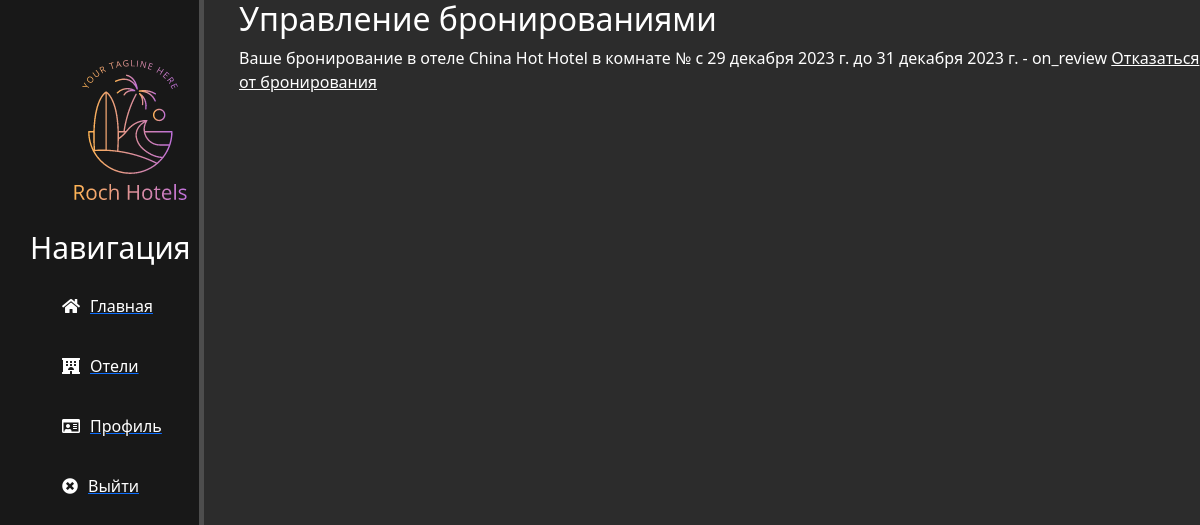
Before: /manage-bookings/ (signed in) with the older database file.
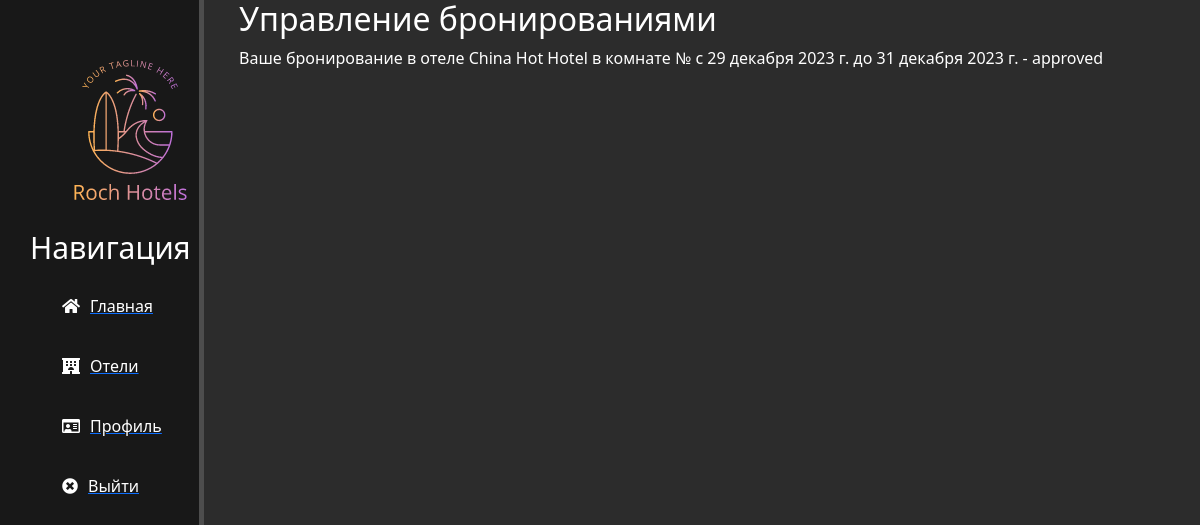
After: the same page with the newer database file.
### main/models.py (models this page shows, shortened)
class Booking(models.Model):
    STATUS_CHOICES = [
        ('on_review', 'На рассмотрении'),
        ('approved', 'Одобрено'),
        ('rejected', 'Отклонено'),
    ]
    user = models.ForeignKey(User, on_delete=models.CASCADE)
    room = models.ForeignKey(Room, on_delete=models.CASCADE)
    check_in_date = models.DateField()
    check_out_date = models.DateField()
    created_at = models.DateTimeField(auto_now_add=True)
    updated_at = models.DateTimeField(auto_now=True)
    deleted_at = models.DateTimeField(null=True, blank=True)
    deleted = models.BooleanField(default=False)
    status = models.CharField(max_length=20, choices=STATUS_CHOICES, default='on_review')

class Room(models.Model):
    ROOM_TYPES = [
        ('Standart', 'Standart'),
        ('Bedroom', 'Bedroom'),
        ('Superior', 'Superior'),
        ('Studio', 'Studio'),
        ('Family Room', 'Family Room'),
        ('Family Studio', 'Family Studio'),
        ('Suite', 'Suite'),
        ('Junior Suite', 'Junior Suite'),
        ('De Luxe', 'De Luxe'),
        ('Executive Suite', 'Executive Suite'),
        ('Business Room', 'Business Room'),
        ('Connected Room', 'Connected Room'),
        ('Duplex', 'Duplex'),
        ('Apartment', 'Apartment'),
        ('King Suites', 'King Suites'),
        ('President Suites', 'President Suites'),
    ]
    hotel = models.ForeignKey(Hotel, on_delete=models.CASCADE)
    room_type = models.CharField(max_length=20, choices=ROOM_TYPES)
    description = models.TextField()
    beds_counter = models.PositiveSmallIntegerField()
    number_room = models.PositiveSmallIntegerField()
    level = models.PositiveSmallIntegerField()
    photos = models.ImageField(upload_to='room_images/', blank=False, null=False)
    price_per_night = models.DecimalField(max_digits=10, decimal_places=2)
    available = models.BooleanField(default=True)
    created_at = models.DateTimeField(auto_now_add=True)
    updated_at = models.DateTimeField(auto_now=True)
    deleted_at = models.DateTimeField(null=True, blank=True)
    deleted = models.BooleanField(default=False)
    def __str__(self):
        return f"{self.number_room} - {self.room_type}"

class Hotel(models.Model):
    name = models.CharField(max_length=50)
    location = models.CharField(max_length=250)
    description = models.TextField()
    photos = models.ImageField(upload_to='hotel_images/', blank=False, null=False)
    rating = models.DecimalField(max_digits=3, decimal_places=2, default=0.0)
    created_at = models.DateTimeField(auto_now_add=True)
    updated_at = models.DateTimeField(auto_now=True)
    deleted_at = models.DateTimeField(null=True, blank=True)
    deleted = models.BooleanField(default=False)
    room_count = models.PositiveIntegerField(default=0)
    phone_number = models.CharField(max_length=15, blank=True, null=True)
    email = models.EmailField(blank=True, null=True)
    address = models.CharField(max_length=250, blank=True, null=True)
    admin = models.OneToOneField(User, on_delete=models.CASCADE, related_name='admin_hotel')
    objects = HotelManager()
    def __str__(self):
        return self.name

### main/views.py (the view)
# urls.py: path('manage-bookings/', manage_bookings, name='manage-bookings'),
@login_required
def manage_bookings(request, hotel_id=None, room_id=None):
    hotels = Hotel.objects.all()
    rooms = Room.objects.all()
    user_bookings = Booking.objects.filter(user=request.user)
    if request.method == 'POST':
        form = ManageBookingsForm(request.POST, hotels=hotels, rooms=rooms)
        if form.is_valid():
            selected_hotel_id = form.cleaned_data['hotel']
            selected_room_id = form.cleaned_data['room']
            return redirect('manage-bookings', hotel_id=selected_hotel_id, room_id=selected_room_id)
    else:
        form = ManageBookingsForm(hotels=hotels, rooms=rooms)
    context = {'user_bookings': user_bookings, 'form': form}
    return render(request, 'main/manage_bookings.html', context)

### main/templatetags/custom_tags.py (called while the page is built)
@register.filter(name='has_group')
def has_group(user, group_name):
    return user.groups.filter(name=group_name).exists()

### main/templates/main/manage_bookings.html (shortened to what this page needs)
{% extends 'main/layout.html' %}
{% block content %}
  <h2 class="text-white">Управление бронированиями</h2>
  {% if user_bookings %}
    <ul>
      {% for booking in user_bookings %}
        <p class="text-white">
          Ваше бронирование в отеле {{ booking.room.hotel.name }} в комнате №{{ booking.room.number }} с {{ booking.check_in_date }} до {{ booking.check_out_date }} - {{ booking.status }}
          {% if booking.status == 'on_review' %}
              <a href="{% url 'cancel-booking' booking.id %}" class="text-white">Отказаться от бронирования</a>
          {% endif %}
      </p>
      {% endfor %}
    </ul>
  {% else %}
    <p class="text-white">У вас нет активных бронирований.</p>
  {% endif %}
{% endblock %}

Changed rows visible on the page:
changed Booking "China Hot Hotel": status "on_review" → "approved"; no longer shows "Отказаться от бронирования"
